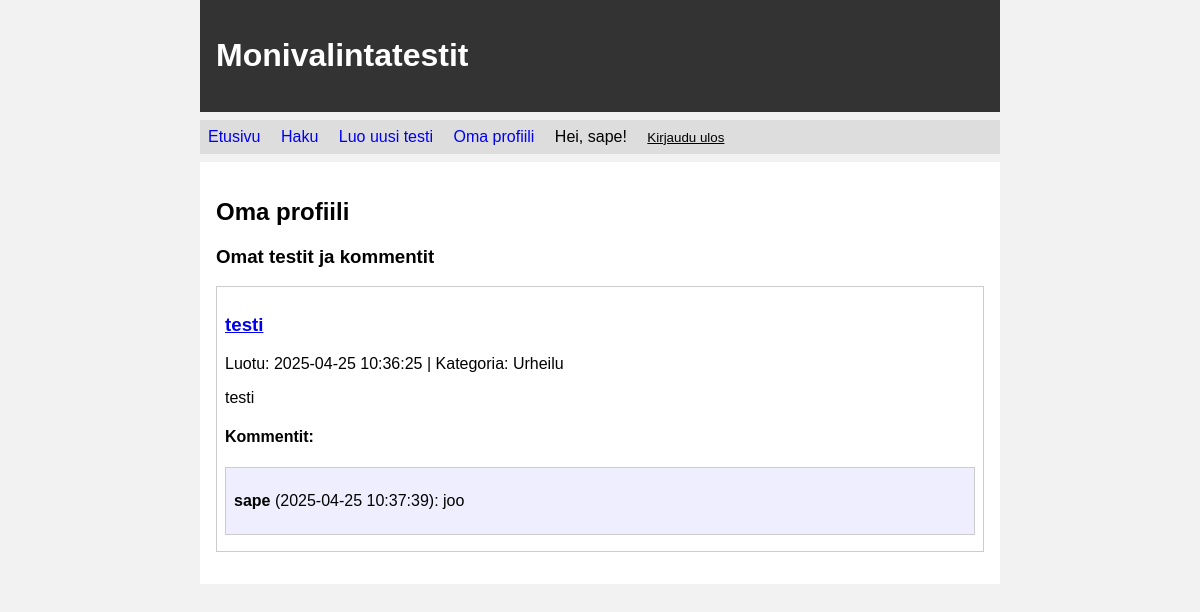
/profile (signed in), run on the app's committed database.
### tables this page shows
CREATE TABLE users (
        id INTEGER PRIMARY KEY,
        username TEXT UNIQUE,
        password_hash TEXT
    );

CREATE TABLE sets (
        id INTEGER PRIMARY KEY,
        title TEXT,
        description TEXT,
        user_id INTEGER REFERENCES users,
        category_id INTEGER REFERENCES categories,
        created_at TEXT
    );

CREATE TABLE categories (
        id INTEGER PRIMARY KEY,
        name TEXT UNIQUE
    );

CREATE TABLE comments (
        id INTEGER PRIMARY KEY,
        set_id INTEGER REFERENCES sets,
        user_id INTEGER REFERENCES users,
        comment_text TEXT,
        created_at TEXT
    );

### app.py (the view)
@app.route("/profile")
def profile():
    require_login()
    data = [dict(s, comments=get_comments_for_set(s["id"]))
            for s in get_user_sets(session["user_id"])]
    return render_template("profile.html", sets=data)

### app.py (called while the page is built)
def require_login():
    if "user_id" not in session:
        abort(403)

def get_comments_for_set(set_id):
    return db.query("""SELECT cm.*, u.username
                       FROM comments cm JOIN users u ON cm.user_id=u.id
                       WHERE cm.set_id=? ORDER BY cm.created_at DESC""",
                    [set_id])

def get_user_sets(user_id):
    return db.query("""SELECT s.*, c.name AS category_name
                       FROM sets s LEFT JOIN categories c ON s.category_id=c.id
                       WHERE s.user_id=? ORDER BY s.created_at DESC""",
                    [user_id])

### db.py (called while the page is built)
def get_connection():
    con = sqlite3.connect("database.db")
    con.execute("PRAGMA foreign_keys = ON")
    con.row_factory = sqlite3.Row
    return con

def query(sql, params=None):
    if params is None:
        params = []
    con = get_connection()
    try:
        return con.execute(sql, params).fetchall()
    finally:
        con.close()

### templates/profile.html (shortened to what this page needs)
{% extends "layout.html" %}
{% block content %}
<h2>Oma profiili</h2>
<h3>Omat testit ja kommentit</h3>
{% for s in sets %}
<div class="set-box">
  <h3><a href="/set/{{ s.id }}">{{ s.title }}</a></h3>
  <p>Luotu: {{ s.created_at }}{% if s.category_name %} | Kategoria: {{ s.category_name }}{% endif %}</p>
  <p>{{ s.description }}</p>
  {% if s.comments %}
    <h4>Kommentit:</h4>
    {% for com in s.comments %}
    <div class="comment">
      <p><b>{{ com.username }}</b> ({{ com.created_at }}): {{ com.comment_text }}</p>
    </div>
    {% endfor %}
  {% else %}
    <p>Ei kommentteja.</p>
  {% endif %}
</div>
{% endfor %}
{% endblock %}

### templates/layout.html (shortened to what this page needs)
<!DOCTYPE html>
<html lang="fi">
<head>
  <link rel="stylesheet" href="/static/main.css">
</head>
<body>
  <div class="header">
    <h1>Monivalintatestit</h1>
  </div>
  <div class="nav">
    <nav>
      <ul>
        <li><a href="/">Etusivu</a></li>
        <li><a href="/search">Haku</a></li>
        {% if session.user_id %}
          <li><a href="/new_set">Luo uusi testi</a></li>
          <li><a href="/profile">Oma profiili</a></li>
          <li>Hei, {{ session.username }}!</li>
          <li>
            <form action="/logout" method="post" style="display:inline;">
              <button style="background:none;border:none;padding:0;cursor:pointer;
                             text-decoration:underline;color:inherit;">
                Kirjaudu ulos
              </button>
            </form>
          </li>
        {% else %}
          <li><a href="/register">Rekisteröidy</a></li>
          <li><a href="/login">Kirjaudu sisään</a></li>
        {% endif %}
      </ul>
    </nav>
  </div>
  <div class="content">
    {% block content %}{% endblock %}
  </div>
</body>
</html>

### static/main.css (style rules this page uses)
body { margin: auto; max-width: 50em; font-family: sans-serif; background-color: #f2f2f2; }
.header { background-color: #333; color: white; padding: 1em; margin: 0 0 0.5em 0; }
.nav { background-color: #ddd; padding: 0.5em; margin-bottom: 0.5em; }
.nav ul { list-style-type: none; margin: 0; padding: 0; }
.nav li { display: inline-block; margin-right: 1em; }
.nav a { text-decoration: none; }
.content { background-color: white; padding: 1em; margin-bottom: 1em; }
.set-box, .question { border: 1px solid #ccc; margin: 1em 0; padding: 0.5em; }
.comment { border: 1px solid #ccc; padding: 0.5em; margin: 0.5em 0; background-color: #eef; }

### data on the page
users: username "sape"
sets: title "testi", created_at "2025-04-25 10:36:25", category_name "Urheilu", description "testi"
comments: username "sape", created_at "2025-04-25 10:37:39", comment_text "joo"
